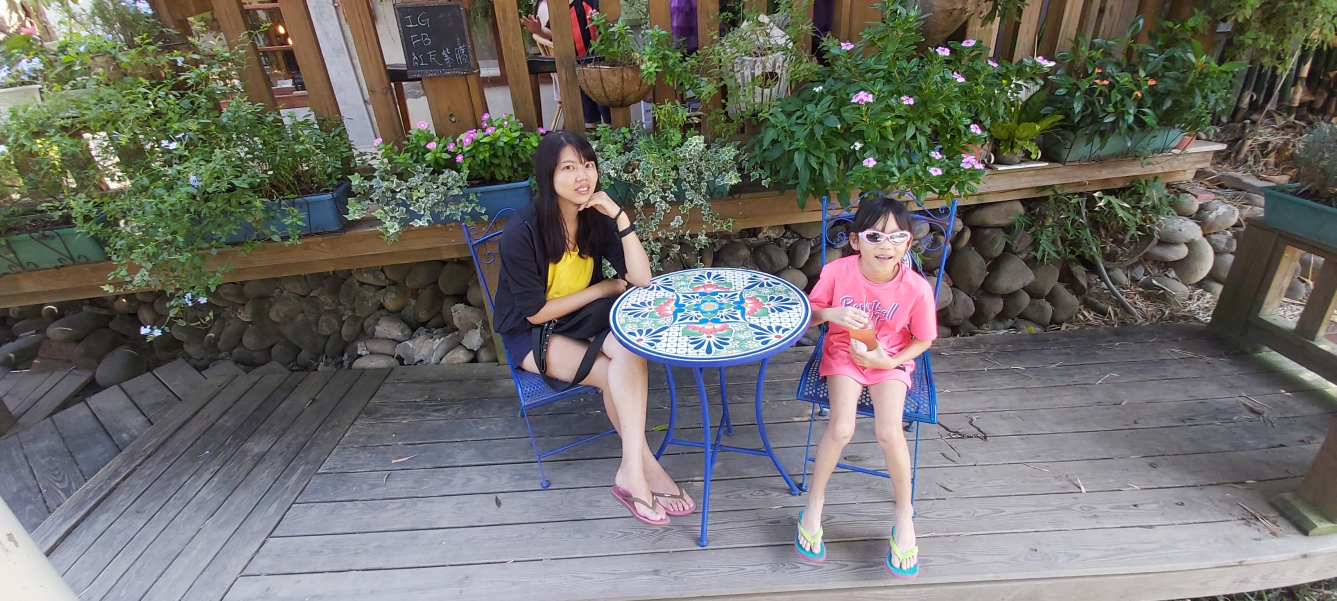
#> input picture 電腦視覺與深度學習馬拉松讀書會/20191026_114737.jpg, 2673 x 1202 px (shown at 1/2 size)
$ python RLT.py
#> lines starting #> are read from the running program, lines starting #| are printed output that depends on the picture
# %%
import cv2
import numpy as np
import matplotlib.pyplot as plt


#1
#讀取圖片
image = cv2.imread("20191026_114737.jpg")
#> image is the input picture: shape (1202, 2673, 3); mean B, G, R 105.2, 109.7, 110.6

# 建一個空白圖像
image = np.zeros((500,500,3), dtype="uint8")

# 畫一個長方型
cv2.rectangle(image, (100,100), (300,200), (0,255,0), -1)
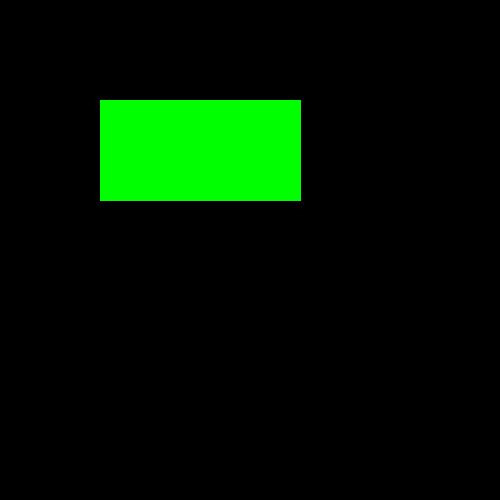
#> image: shape (500, 500, 3); mean B, G, R 0, 20.7, 0

# 繪製一個圓型
cv2.circle(image, (400, 400), 50, (255,0,0), -1)

# 直線
cv2.line(image, (0,0), (500,500), (0,0,255), 5)
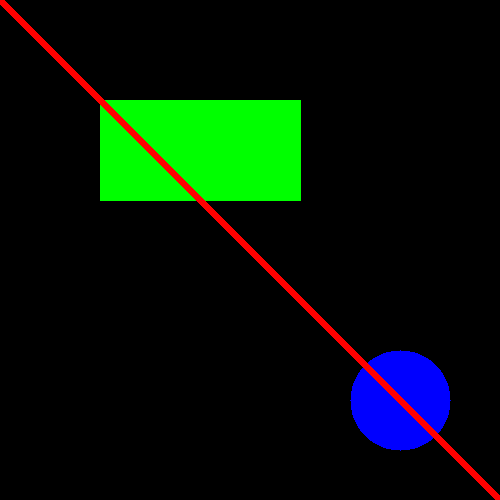
#> image: shape (500, 500, 3); mean B, G, R 7.4, 19.8, 4.6

# 顯示
plt.imshow(image)
plt.axis("off")
plt.show()
